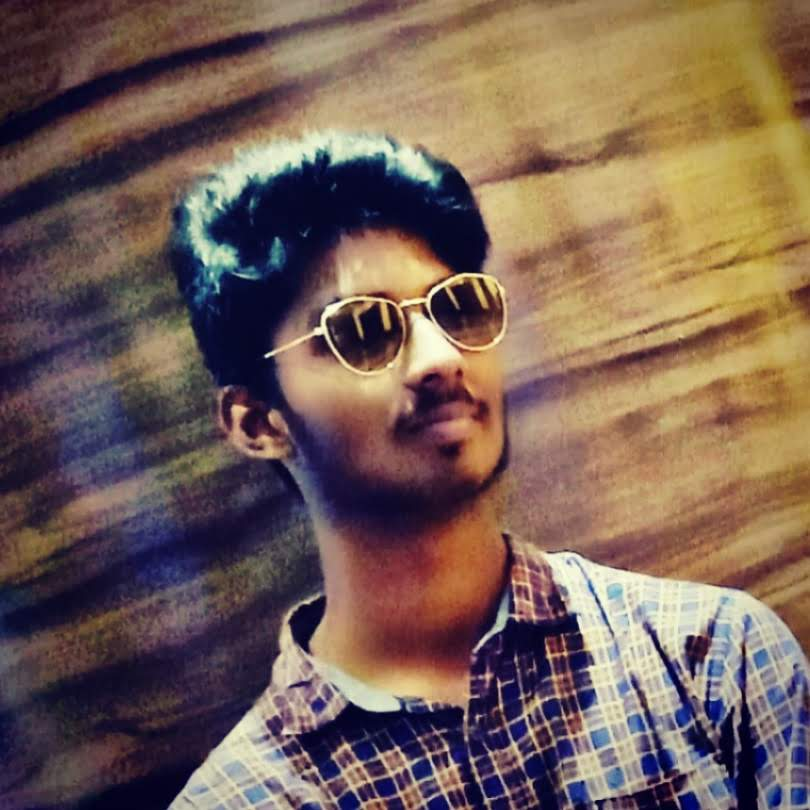
#> input picture arvind2.jpg, 810 x 810 px
$ jupyter execute --allow-errors Numpy.ipynb   (shell and % lines are left out)
#> lines starting #> are read from the running program, lines starting #| are printed output that depends on the picture
### Numpy = numerical python

#### Go to introduction below

developed in C

[cell 1]
from PIL import Image
import numpy as np
import matplotlib.pyplot as plt

[cell 2]
print(Image)

[cell 3]
img= Image.open('arvind2.jpg')
#> img is the input picture: PIL image 810x810 RGB; mean R, G, B 118.8, 96.5, 86.8

#> (a cell that did not finish here is left out)

#> (a cell that did not finish here is left out)

#> (a cell that did not finish here is left out)

#> (a cell that did not finish here is left out)

#> (a cell that did not finish here is left out)

[cell 9]
arr= np.array([[[1,2,3,4,5],[1,2,3,4,5],[1,2,3,4,5]],[[6,7,8,9,10],[6,7,8,9,10],[6,7,8,9,10]],[[11,12,13,14,15],[11,12,13,14,15],[11,12,13,14,15]]])
arr

[cell 10]
arr[0:3,0:3:]
arr[0]

[cell 11]
arr.shape

[cell 12]
arr1= np.array([[1,2,3,4,5,6,7,8,9,10],[1,2,3,4,5,6,7,8,9,10]])
arr1[0:2]

### Introduction

[cell 13]
arr= np.array([10,20,30,40,50])
arr

[cell 14]
arr.size

[cell 15]
arr.shape

[cell 16]
type(arr)

[cell 17]
arr.ndim
# gives the no of dimensions in the array

[cell 18]
arr.dtype

[cell 19]
arr3= np.arange(10,21,0.5)
arr3
#  np.arange(start, stop, end) generates the based on the given input
# stop is exclusive

[cell 20]
# linspace(start, stop, no of elements)
# stop is inclusive
arr4= np.linspace(10,19,20)
arr4

[cell 21]
len(np.linspace(1,5,10))

[cell 22]
np.linspace(1,5,10)
# (stop-start)/(step-1)

[cell 23]
(5-1)/9

[cell 24]
np.zeros((3,3))

[cell 25]
np.ones((3,3), dtype=int)

[cell 26]
#  Identity matrix
np.eye(3)

[cell 27]
#  empty array = fills with some garbage value
np.empty((3,4))

[cell 28]
# creating an array with random values
# np.random.randint(min, max, no of elements)
np.random.randint(10,30,15)

### Changing the shape of an array (reshape)

[cell 29]
arr4= np.random.randint(10,100,100)
arr4.reshape(10,10)
#  While reshapingthe array,no of elements in the original array and multiplication of dimension on reshaping must be equal

[cell 30]
arr4

[cell 31]
# reshaping with -ve numbers
#  only one dim can be -ve
#  numpy automatically calculates the other dim if we specify our req dim

arr4.reshape(5,-1) # now it reshaped it to 5 rows and 25 cols

[cell 32]
arr4.reshape(-1,25)

[cell 33]
arr4.reshape(-1,10) # 10 rows 10 cols

#> (a cell that did not finish here is left out)

[cell 35]
arr4.reshape(5,5,-1)

[cell 36]
#  2nd way to reshape array

arr4.shape= (20,5)

[cell 37]
arr4

 __Difference between reshape and shape is that, reshape method creates a new object everytime whereas shapeattribute makes the changes to existing object__

### Transpose

[cell 38]
arr5= np.random.randint(0,10,9).reshape(3,3)

[cell 39]
arr5

[cell 40]
arr5.T

### Flattening an array

[cell 41]
arr4

[cell 42]
arr4.ravel() #flattens the array

### rich

[cell 43]
import rich

[cell 44]
rich.print(arr5) # shows arrays in better visual format

### mathematical operations on array

[cell 45]
import numpy as np
import random
arr6= np.random.rand(1,10,15)
arr6

[cell 46]
arr6 + 5

[cell 47]
arr6 -5

[cell 48]
arr6 * 5

[cell 49]
arr6 / 5

[cell 50]
arr6 // 5

[cell 51]
arr6 ** 5

[cell 52]
arr6 % 5

### comparision operators on array

[cell 53]
arr6 > 5

[cell 54]
arr6 < 5

#> (a cell that did not finish here is left out)

[cell 56]
#  along these ==, !=, <=, >=

[cell 57]
rich.print(arr6)

### Vector product

[cell 58]
# Vextor Product
# No of columns in First array and no of rows in 2nd array should be same if it is 2D array
# If it is ID array then no of element should be same
# Dimension of resultant array = (no of rows in first Array, no of columns in 2nd Array)

## Day2 numpy

[cell 59]
import numpy as np

[cell 60]
arr1= np.random.randint(10,20,30).reshape(5,6)
arr1

[cell 61]
arr2= np.random.randint(30,40,30).reshape(5,6)
arr2

#> (a cell that did not finish here is left out)

[cell 63]
np.sum(arr1) # sum of all elements

[cell 64]
np.max(arr1)

[cell 65]
np.min(arr1)

[cell 66]
np.max(arr1, axis=0)
# axis =0 represents row

[cell 67]
np.max(arr1, axis=1)
# axis =1 represents coloumn
#  same with min

[cell 68]
arr1

[cell 69]
np.sum(arr1, axis= 0) # sum of all [ x0i y0i z0i w0i v0i]
# if axis=1
# [xi0,
#  yi0,
#  zi0,
#  wi0,
#  vi0]

[cell 70]
sum([15, 15, 10, 15, 18, 17])

### Indexing and slicing of arrays

[cell 71]
arr3= np.random.randint(10,20,10)
arr3

[cell 72]
arr3[3:6]

[cell 73]
arr4= np.random.randint(30,40,25).reshape(5,5)
arr4

#> (a cell that did not finish here is left out)

[cell 75]
print(arr4[2])

[cell 76]
print(arr4[2][2])
print(arr4[2,2]) # not valid for core python , numpy feature

[cell 77]
print(arr4[::,2])

print(arr4[::,2:3])

[cell 78]
arr4

[cell 79]
print(arr4[2::,2::])
print()
print(arr4[2:,2:])
# bottom right sub matrix

[cell 80]
arr4[1:4:2,1:4:2]

[cell 81]
arr4[1:4:2,1:3]

[cell 82]
arr4

__When we want to access elements in a random order__

[cell 83]
row_ind= [0,1,2,3]
col_ind= [2,1,3,0]
arr4[row_ind,col_ind]

[cell 84]
#  accessing elements that satisfy condition
arr4[arr4>35]

[cell 85]
def isPrime(num):
    for i in range(2,num):
        if num%i==0:
            return False
    return True

arr4[arr4%2==0]

[cell 86]
arr4[arr4%2==1]

#> (a cell that did not finish here is left out)

#> (a cell that did not finish here is left out)

[cell 89]
np.any(arr4>35)

## Day 3 Numpy

### Iterating over an array

[cell 90]
import numpy as np

[cell 91]
arr7= np.random.randint(10,20,30).reshape(5,6)
arr7

[cell 92]
for i in arr7:
    print(i)

[cell 93]
for i in arr7:
    for j in i:
        print(j, end=" ")

[cell 94]
for i in np.nditer(arr7, order='C'):  # unpacks in Row wise format
    print(i,end=" ")

[cell 95]
for i in np.nditer(arr7, order='F'):  # unpacks in coloumn wise format
    print(i,end=" ")

### Splitting an array

[cell 96]
arr8= np.random.randint(10,50,12)
arr8

[cell 97]
# np.split(array, no of splits)
np.split(arr8,4)

[cell 98]
np.split(arr8,3)

#> (a cell that did not finish here is left out)

[cell 100]
# spliting array into customized different length
np.split(arr8,[2,3,5])
# the remaining elements are made into a separate array

[cell 101]
np.split(arr8,[2,5,10,20])

### Spliting 2D array

[cell 102]
arr9= np.random.randint(10,50,36).reshape(6,6)
arr9

[cell 103]
np.split(arr9,2,axis= 0)

[cell 104]
np.split(arr9,2,axis= 1)

[cell 105]
a1, a2, a3= np.split(arr9,3,axis=0)   # split along row wise

[cell 106]
a1,a2,a3

[cell 107]
b1, b2, b3= np.split(arr9,3,axis=1)   # split along row wise

[cell 108]
b1,b2,b3

[cell 109]
c1, c2, c3= np.split(arr9,[1,3],axis=0)   # split along row wise

[cell 110]
np.split(arr9,[1,3,5],axis=0)

### Concatination of arrays

[cell 111]
ar1= np.random.randint(10,20,10)
ar2= np.random.randint(10,20,10)
np.concatenate((ar1,ar2))

[cell 112]
ar3= np.random.randint(10,20,15).reshape(3,5)
ar4= np.random.randint(10,20,15).reshape(3,5)
ar3, ar4

__Default axis for all np functions for 2d arrays >> axis= 0__

[cell 113]
np.concatenate((ar3,ar4), axis=0)

[cell 114]
np.concatenate((ar3,ar4))

[cell 115]
np.concatenate((ar3,ar4),axis= 1)

#### Concatination rules of arrays in numpy
- Same shape and same size
- alog the row wise if no of rows in all the arays are same
- alog the col wise if no of col in all the arays are same

### More Functions on array

[cell 116]
ar3, ar4

[cell 117]
print(ar3.ravel())
np.argmax(ar3.ravel())

[cell 118]
np. argmin(ar4)

[cell 119]
np.sort(ar4.ravel()) # default assendig order

#> (a cell that did not finish here is left out)

[cell 121]
ar4.ravel()[np.argsort(ar4.ravel())] # it does not effect the original order

[cell 122]
np.where(ar1>15)  # indexes satisfying condition

[cell 123]
np.extract(ar1%2==0,ar1)

### View and copy

[cell 124]
arr1= np.arange(10,20)
arr1

[cell 125]
v1= arr1[2:5] # creating a view
v1

[cell 126]
v1[0]=100
v1  # if we modify the view, the values in the orignal array is also changing
# instead we can use copy method

[cell 127]
arr1

[cell 128]
c1= arr1.copy()
c1[0]=999

[cell 129]
c1,arr1
# no changes in the original array

### Image manupulation using numpy

[cell 130]
from PIL import Image
import numpy as np
import matplotlib.pyplot as plt

[cell 131]
img= Image.open('arvind2.jpg')
img

[cell 132]
img_arr= np.array(img)
img_arr

[cell 133]
plt.imshow(img_arr)

[cell 134]
plt.imshow(img_arr[:400,:400])
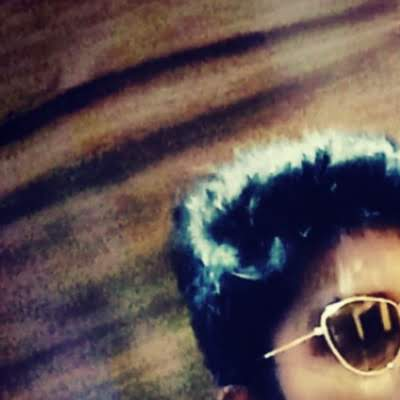
#> shown: shape (400, 400, 3); mean R, G, B 94.1, 79.6, 80

[cell 135]
img_arr.shape
#> Out = (810, 810, 3)

[cell 136]
cropped_arr= np.split(img_arr,5) # cropped along the coloumn
#> cropped_arr = 5 items
cropped_arr

[cell 137]
for i in cropped_arr:
    print(plt.imshow(i))
#> this loop made 5 passes
#| AxesImage(shape=(162, 810, 3))
#| AxesImage(shape=(162, 810, 3))
#| AxesImage(shape=(162, 810, 3))
#| AxesImage(shape=(162, 810, 3))
#| AxesImage(shape=(162, 810, 3))
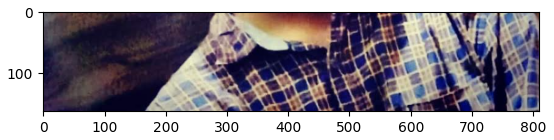
#> figure drawn by matplotlib, 1 panel

[cell 138]
cropped_arr= np.split(img_arr,5, axis= 1) # cropped along the coloumn
cropped_arr

[cell 139]
plt.imshow(cropped_arr[2])
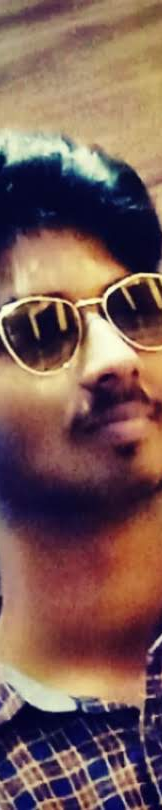
#> shown: shape (810, 162, 3); mean R, G, B 122.2, 91.6, 85.7

[cell 140]
plt.imshow(np.concatenate([i for i in cropped_arr], axis= 1))
# Cropped and merged image

[cell 141]
plt.imshow(np.concatenate([i for i in cropped_arr], axis= 0))
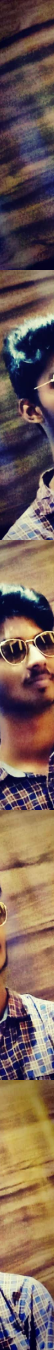
#> shown: shape (4050, 162, 3) (shown at 1/3 size); mean R, G, B 118.8, 96.5, 86.8
